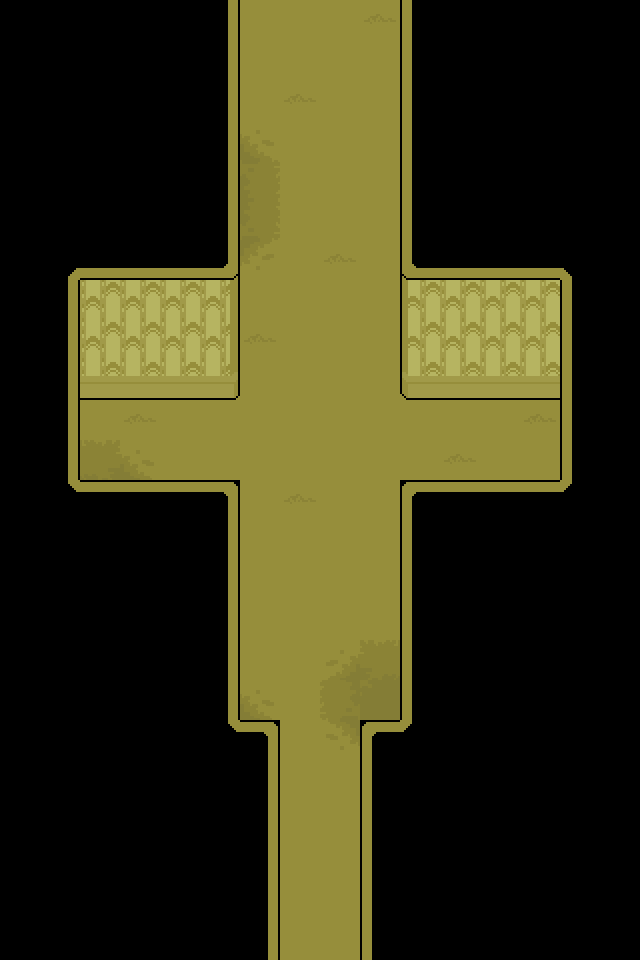

Below is a game level as drawn by its tile map, then a one-line description and the .tmx file that defines it, in full:
An orthogonal 16x24 tile map with 40x40 px tiles, 2 tile layers (tiles, decor) and 13 objects (2x transition, savepoint, entry, entry2).

<map version="1.8" tiledversion="1.8.6" orientation="orthogonal" renderorder="right-down" width="16" height="24" tilewidth="40" tileheight="40" infinite="0" nextlayerid="6" nextobjectid="14">
 <editorsettings>
  <export target="data.lua" format="lua" />
 </editorsettings>
 <properties>
  <property name="border" value="none" />
  <property name="music" value="backrooms" />
  <property name="name" value="Backrooms - Entrance" />
 </properties>
 <tileset firstgid="1" source="../../../tilesets/backrooms.tsx" />
 <layer id="1" name="tiles" width="16" height="24">
  <data encoding="csv">
13,13,13,13,13,14,51,51,51,51,12,13,13,13,13,13,
13,13,13,13,13,14,51,51,51,51,12,13,13,13,13,13,
13,13,13,13,13,14,51,51,51,51,12,13,13,13,13,13,
13,13,13,13,13,14,10,51,51,51,12,13,13,13,13,13,
13,13,13,13,13,14,20,51,51,51,12,13,13,13,13,13,
13,13,13,13,13,14,30,51,51,51,12,13,13,13,13,13,
13,49,23,23,23,24,40,51,51,51,22,23,23,23,50,13,
13,14,33,33,33,34,51,51,51,51,32,33,33,33,12,13,
13,14,43,43,43,44,51,51,51,51,42,43,43,43,12,13,
13,14,53,53,53,54,51,51,51,51,52,53,53,53,12,13,
13,14,51,51,51,51,51,51,51,51,51,51,51,51,12,13,
13,14,5,6,51,51,51,51,51,51,51,51,51,51,12,13,
13,59,3,3,3,4,51,51,51,51,2,3,3,3,60,13,
13,13,13,13,13,14,51,51,51,51,12,13,13,13,13,13,
13,13,13,13,13,14,51,51,51,51,12,13,13,13,13,13,
13,13,13,13,13,14,51,51,51,51,12,13,13,13,13,13,
13,13,13,13,13,14,51,51,2147483654,2147483653,12,13,13,13,13,13,
13,13,13,13,13,14,6,51,2147483678,2147483663,12,13,13,13,13,13,
13,13,13,13,13,59,4,51,2147483688,2,60,13,13,13,13,13,
13,13,13,13,13,13,14,51,51,12,13,13,13,13,13,13,
13,13,13,13,13,13,14,51,51,12,13,13,13,13,13,13,
13,13,13,13,13,13,14,51,51,12,13,13,13,13,13,13,
13,13,13,13,13,13,14,51,51,12,13,13,13,13,13,13,
13,13,13,13,13,13,14,51,51,12,13,13,13,13,13,13
</data>
 </layer>
 <layer id="2" name="decor" width="16" height="24">
  <data encoding="csv">
0,0,0,0,0,0,0,0,0,31,0,0,0,0,0,0,
0,0,0,0,0,0,0,0,0,0,0,0,0,0,0,0,
0,0,0,0,0,0,0,31,0,0,0,0,0,0,0,0,
0,0,0,0,0,0,0,0,0,0,0,0,0,0,0,0,
0,0,0,0,0,0,0,0,0,0,0,0,0,0,0,0,
0,0,0,0,0,0,0,0,0,0,0,0,0,0,0,0,
0,0,0,0,0,0,0,0,31,0,0,0,0,0,0,0,
0,0,0,0,0,0,0,0,0,0,0,0,0,0,0,0,
0,0,0,0,0,0,31,0,0,0,0,0,0,0,0,0,
0,0,0,0,0,0,0,0,0,0,0,0,0,0,0,0,
0,0,0,31,0,0,0,0,0,0,0,0,0,31,0,0,
0,0,0,0,0,0,0,0,0,0,0,31,0,0,0,0,
0,0,0,0,0,0,0,31,0,0,0,0,0,0,0,0,
0,0,0,0,0,0,0,0,0,0,0,0,0,0,0,0,
0,0,0,0,0,0,0,0,0,0,0,0,0,0,0,0,
0,0,0,0,0,0,0,0,0,0,0,0,0,0,0,0,
0,0,0,0,0,0,0,0,0,0,0,0,0,0,0,0,
0,0,0,0,0,0,0,0,0,0,0,0,0,0,0,0,
0,0,0,0,0,0,0,0,0,0,0,0,0,0,0,0,
0,0,0,0,0,0,0,0,0,0,0,0,0,0,0,0,
0,0,0,0,0,0,0,0,0,0,0,0,0,0,0,0,
0,0,0,0,0,0,0,0,0,0,0,0,0,0,0,0,
0,0,0,0,0,0,0,0,0,0,0,0,0,0,0,0,
0,0,0,0,0,0,0,0,0,0,0,0,0,0,0,0
</data>
 </layer>
 <objectgroup color="#0000ff" id="3" name="collision">
  <object id="1" x="80" y="0" width="160" height="400" />
  <object id="2" x="400" y="0" width="160" height="400" />
  <object id="3" x="40" y="400" width="40" height="80" />
  <object id="4" x="560" y="400" width="40" height="80" />
  <object id="5" x="80" y="480" width="160" height="240" />
  <object id="6" x="400" y="480" width="160" height="240" />
  <object id="7" x="240" y="720" width="40" height="240" />
  <object id="8" x="360" y="720" width="40" height="240" />
 </objectgroup>
 <objectgroup color="#ff00ff" id="4" name="objects">
  <object id="9" name="transition" x="240" y="-20" width="160" height="40">
   <properties>
    <property name="map" value="backrooms/corridors" />
    <property name="marker" value="entry" />
   </properties>
  </object>
  <object id="10" name="transition" x="280" y="940" width="80" height="40">
   <properties>
    <property name="map" value="floor2/doors_right" />
    <property name="marker" value="exit_backrooms" />
   </properties>
  </object>
  <object id="13" name="savepoint" x="120" y="440">
   <properties>
    <property name="text1" value="* The echoing sound of fluorescent lights buzzes in your eardrums." />
    <property name="text2" value="* The power of liminal spaces shines within you." />
   </properties>
  </object>
 </objectgroup>
 <objectgroup color="#7f00ff" id="5" name="markers">
  <object id="11" name="entry" x="320" y="920">
   <point />
  </object>
  <object id="12" name="entry2" x="320" y="80">
   <point />
  </object>
 </objectgroup>
</map>
